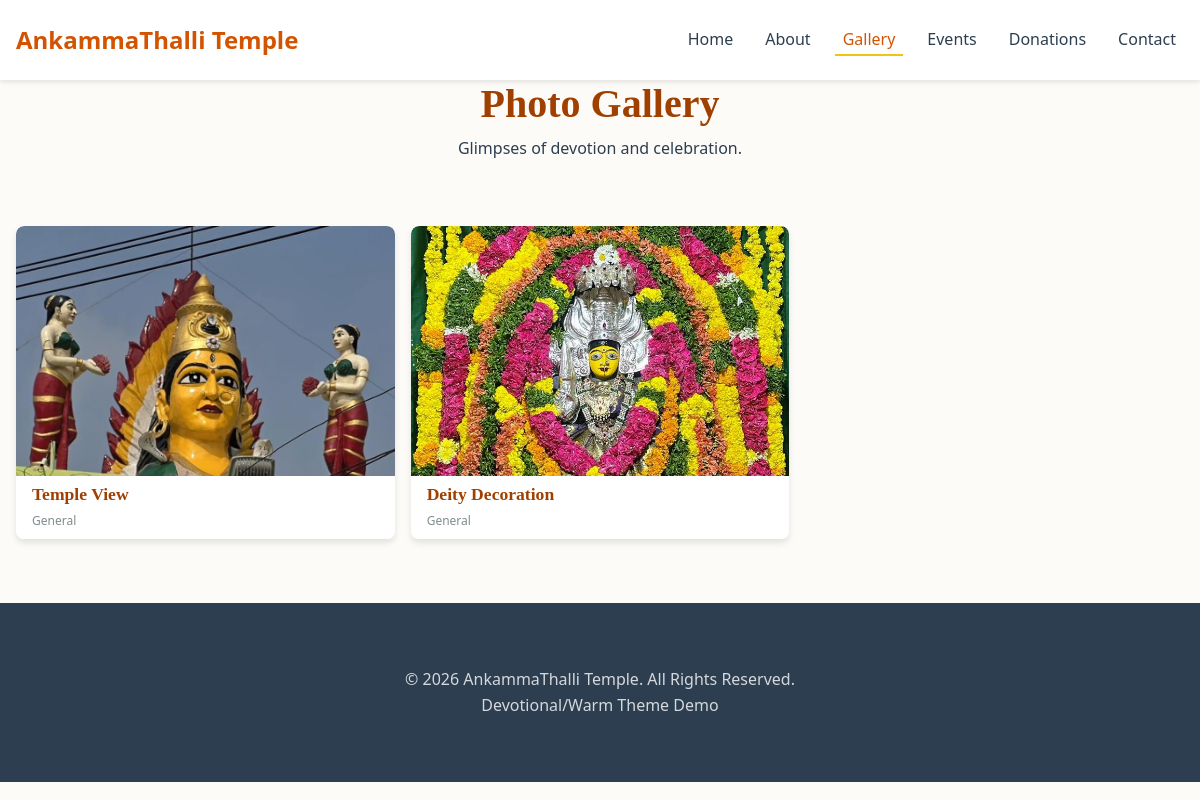
The page /index.php?page=gallery on the database its author committed.
### tables this page shows
CREATE TABLE IF NOT EXISTS `menus` (
  `id` int(11) NOT NULL AUTO_INCREMENT,
  `label` varchar(100) NOT NULL,
  `slug` varchar(100) NOT NULL,
  `parent_id` int(11) DEFAULT NULL,
  `display_order` int(11) NOT NULL DEFAULT 0,
  `is_active` tinyint(1) NOT NULL DEFAULT 1,
  `created_at` timestamp DEFAULT CURRENT_TIMESTAMP,
  PRIMARY KEY (`id`)
);

CREATE TABLE IF NOT EXISTS `gallery_images` (
  `id` int(11) NOT NULL AUTO_INCREMENT,
  `title` varchar(100) DEFAULT NULL,
  `image_url` varchar(255) NOT NULL,
  `category` varchar(50) DEFAULT 'general',
  `display_order` int(11) DEFAULT 0,
  `created_at` timestamp DEFAULT CURRENT_TIMESTAMP,
  PRIMARY KEY (`id`)
);

### app/models/Menu.php (called while the page is built, shortened)
<?php
class Menu {
    public static function getAll() {
        try {
            $db = Database::getInstance()->getConnection();
            $stmt = $db->query("SELECT * FROM menus WHERE is_active = 1 ORDER BY display_order ASC");
            return $stmt->fetchAll();
        } catch (PDOException $e) {
            return [];
        }
    }
}

### app/controllers/GalleryController.php (called while the page is built)
<?php
require_once __DIR__ . '/../models/Gallery.php';
class GalleryController {
    public function index() {
        $images = Gallery::getAll();
        require __DIR__ . '/../views/pages/gallery.php';
    }
}

### app/models/Gallery.php (called while the page is built, shortened)
<?php
class Gallery {
    public static function getAll() {
        $db = Database::getInstance()->getConnection();
        $stmt = $db->query("SELECT * FROM gallery_images ORDER BY display_order ASC, created_at DESC");
        return $stmt->fetchAll();
    }
}

### app/views/pages/gallery.php (the view, shortened to what this page needs)
<link rel="stylesheet" href="assets/css/pages/gallery.css">
<div class="container gallery-header">
    <h1>Photo Gallery</h1>
    <p class="lead">Glimpses of devotion and celebration.</p>
</div>
<div class="container gallery-grid">
    <?php if (!empty($images)): ?>
        <?php foreach ($images as $img): ?>
            <div class="gallery-item">
                <img src="<?= htmlspecialchars($img['image_url']) ?>" alt="<?= htmlspecialchars($img['title']) ?>" loading="lazy">
                <div class="gallery-caption">
                    <h3><?= htmlspecialchars($img['title']) ?></h3>
                    <?php if (!empty($img['category'])): ?>
                        <p><small><?= ucfirst(htmlspecialchars($img['category'])) ?></small></p>
                    <?php endif; ?>
                </div>
            </div>
        <?php endforeach; ?>
    <?php else: ?>
        <p style="text-align: center; width: 100%;">No images found in the gallery.</p>
    <?php endif; ?>
</div>

### app/views/partials/header.php (shortened to what this page needs)
<?php
require_once __DIR__ . '/../../models/Menu.php';
$menuItems = Menu::getAll();
$currentPage = $_GET['page'] ?? 'home';
?>
<!DOCTYPE html>
<html lang="en">
<head>
    <link rel="stylesheet" href="assets/css/theme.css">
    <link rel="stylesheet" href="assets/css/base.css">
    <link rel="stylesheet" href="assets/css/layout.css">
    <link rel="stylesheet" href="assets/css/components.css">
</head>
<body>
<header class="site-header">
    <div class="container">
        <div class="logo">
            <a href="index.php">AnkammaThalli Temple</a>
        </div>
        <nav class="main-nav">
            <ul>
                <?php foreach ($menuItems as $item): ?>
                    <?php
                        $isActive = ($currentPage === $item['slug']) ? 'active' : '';
                    ?>
                    <li>
                        <a href="index.php?page=<?= htmlspecialchars($item['slug']) ?>" class="<?= $isActive ?>">
                            <?= htmlspecialchars($item['label']) ?>
                        </a>
                    </li>
                <?php endforeach; ?>
            </ul>
        </nav>
    </div>
</header>
<main>

### public/assets/css/theme.css (style rules this page uses)
:root { --color-primary: #D35400; --color-primary-dark: #A04000; --color-secondary: #8E44AD; --color-accent: #F1C40F; --color-text-main: #2C3E50; --color-text-light: #7F8C8D; --color-bg-body: #FDFBF7; --color-bg-footer: #2C3E50; --color-white: #FFFFFF; --spacing-xs: 0.25rem; --spacing-sm: 0.5rem; --spacing-md: 1rem; --spacing-lg: 2rem; --spacing-xl: 4rem; --font-heading: 'Georgia', serif; --font-body: 'Segoe UI', Tahoma, Geneva, Verdana, sans-serif; --container-width: 1200px; --header-height: 80px; }

### public/assets/css/base.css (style rules this page uses)
*, *::before, *::after { box-sizing: border-box; margin: 0; padding: 0; }
body { font-family: var(--font-body); font-size: 16px; line-height: 1.6; color: var(--color-text-main); background-color: var(--color-bg-body); }
h1, h2, h3, h4, h5, h6 { font-family: var(--font-heading); color: var(--color-primary-dark); margin-bottom: var(--spacing-sm); line-height: 1.2; }
h1 { font-size: 2.5rem; }
h3 { font-size: 1.75rem; }
a { color: var(--color-primary); text-decoration: none; transition: color 0.3s ease; }
img { max-width: 100%; display: block; }
ul { list-style: none; }

### public/assets/css/layout.css (style rules this page uses)
.container { max-width: var(--container-width); margin: 0 auto; padding: 0 var(--spacing-md); }
.site-header { background-color: var(--color-white); box-shadow: 0 2px 5px rgba(0,0,0,0.1); height: var(--header-height); display: flex; align-items: center; position: sticky; top: 0; z-index: 1000; }
.site-header .container { display: flex; justify-content: space-between; align-items: center; width: 100%; }
.logo { font-size: 1.5rem; font-weight: bold; color: var(--color-primary-dark); }
.main-nav ul { display: flex; gap: var(--spacing-md); }
.main-nav a { color: var(--color-text-main); font-weight: 500; padding: var(--spacing-xs) var(--spacing-sm); }
.main-nav a.active, .main-nav a:hover { color: var(--color-primary); border-bottom: 2px solid var(--color-accent); }

### public/assets/css/pages/gallery.css (style rules this page uses)
.gallery-header { text-align: center; margin-bottom: var(--spacing-xl); }
.gallery-grid { display: grid; grid-template-columns: repeat(auto-fill, minmax(300px, 1fr)); gap: var(--spacing-md); }
.gallery-item { margin-bottom: 0; position: relative; border-radius: 8px; overflow: hidden; box-shadow: 0 4px 6px rgba(0,0,0,0.1); transition: transform 0.3s ease; background-color: var(--color-white); display: flex; flex-direction: column; }
.gallery-item img { width: 100%; height: 250px; object-fit: cover; display: block; border-radius: 8px 8px 0 0; }
.gallery-caption { padding: var(--spacing-sm) var(--spacing-md); background: var(--color-white); color: var(--color-text-main); }
.gallery-caption h3 { font-size: 1.1rem; margin-bottom: 0.2rem; color: var(--color-primary-dark); }
.gallery-caption p { font-size: 0.9rem; color: var(--color-text-light); }

### rows shown on the page
menus: label "Home"
menus: label "About"
menus: label "Gallery"
menus: label "Events"
menus: label "Donations"
menus: label "Contact"
gallery_images: image_url (picture), title "Temple View", category "General"
gallery_images: image_url (picture), title "Deity Decoration", category "General"
